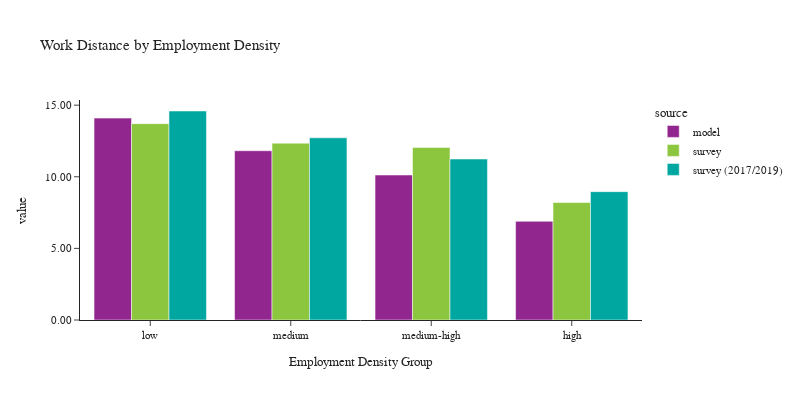

Write notebook code for a chart like this one.
### Code cell
plot_work_location(df_workers, 'emp_density_group', 'Employment Density', 'Employment Density Group')

### Figure 1 — Plotly figure (JSON) as saved in the notebook; plotly's stock layout.template omitted (floating-point values rounded to 4 significant figures)
{"data": [{"alignmentgroup": "True", "customdata": [[576504], [576257], [551261], [502969]], "hovertemplate": "source=model<br>emp_density_group=%{x}<br>value=%{y}<br>sample count=%{customdata[0]}<extra></extra>", "legendgroup": "model", "marker": {"color": "#91268F", "pattern": {"shape": ""}}, "name": "model", "offsetgroup": "model", "orientation": "v", "showlegend": true, "textposition": "auto", "type": "bar", "x": ["low", "medium", "medium-high", "high"], "xaxis": "x", "y": [14.1, 11.82, 10.12, 6.89], "yaxis": "y"}, {"alignmentgroup": "True", "customdata": [[447], [424], [631], [1190]], "hovertemplate": "source=survey<br>emp_density_group=%{x}<br>value=%{y}<br>sample count=%{customdata[0]}<extra></extra>", "legendgroup": "survey", "marker": {"color": "#8CC63E", "pattern": {"shape": ""}}, "name": "survey", "offsetgroup": "survey", "orientation": "v", "showlegend": true, "textposition": "auto", "type": "bar", "x": ["low", "medium", "medium-high", "high"], "xaxis": "x", "y": [13.71, 12.35, 12.05, 8.2], "yaxis": "y"}, {"alignmentgroup": "True", "customdata": [[476], [562], [925], [3632]], "hovertemplate": "source=survey (2017/2019)<br>emp_density_group=%{x}<br>value=%{y}<br>sample count=%{customdata[0]}<extra></extra>", "legendgroup": "survey (2017/2019)", "marker": {"color": "#00A7A0", "pattern": {"shape": ""}}, "name": "survey (2017/2019)", "offsetgroup": "survey (2017/2019)", "orientation": "v", "showlegend": true, "textposition": "auto", "type": "bar", "x": ["low", "medium", "medium-high", "high"], "xaxis": "x", "y": [14.59, 12.72, 11.24, 8.96], "yaxis": "y"}], "layout": {"barmode": "group", "font": {"size": 11}, "height": 400, "legend": {"title": {"text": "source"}, "tracegroupgap": 0}, "title": {"text": "Work Distance by Employment Density"}, "width": 800, "xaxis": {"anchor": "y", "domain": [0.0, 1.0], "title": {"text": "Employment Density Group"}}, "yaxis": {"anchor": "x", "domain": [0.0, 1.0], "tickformat": ".2f", "title": {"text": "value"}}}}
